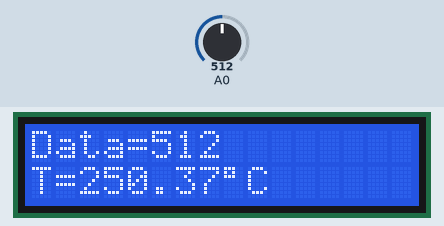
Simulated run of this sketch. Board: Arduino Uno, built with avr-gcc and run on an emulated ATmega328P. Parts: 16×2 character LCD. The inputs (shaded band) are chosen by the test bench; at power-on: A0 = 512.

Above: at 1.2 s.
1.3 s: A0 set to 212
At 2.0 s:
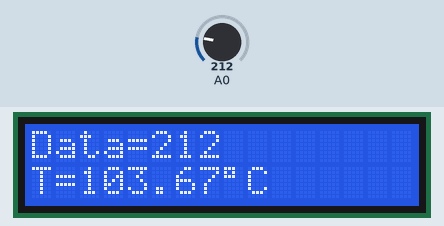
2.8 s: A0 set to 186
At 3.7 s:
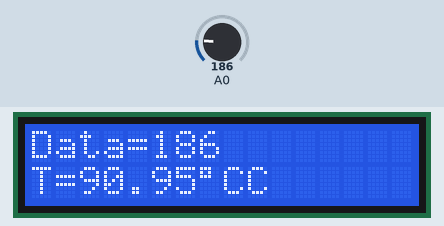
4.3 s: A0 set to 23
At 5.3 s:
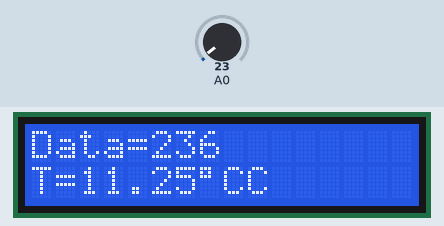
5.8 s: A0 set to 18
At 6.7 s:
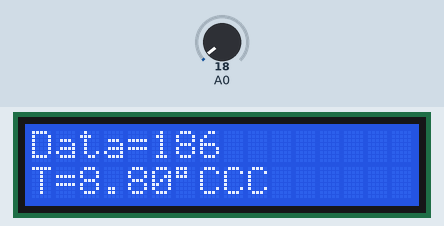
Timing chart, 0 to 8.3 s (numbered marks = the images above; inputs shaded):
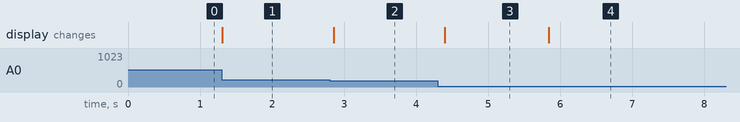

The sketch:

TERMOMETER.ino
```cpp
#include <LiquidCrystal.h>

int dataADC;
float T;
LiquidCrystal lcd(13, 12, 11, 10, 9, 8);

void setup() {
lcd.begin(16, 2);
}

void loop() {
  // put your main code here, to run repeatedly:
dataADC = analogRead(A0);

T = dataADC * 0.489;

lcd.setCursor(0,0); lcd.print("Data="); lcd.print(dataADC);
lcd.setCursor(0,1); lcd.print("T="); lcd.print(T);
lcd.write(0XDF); lcd.write('C');
delay(100);
}
```

Measured:
- the behaviour switches between 205 and 204 on A0 (found by bisection; images 1 and 2)
- the behaviour switches between 21 and 20 on A0 (found by bisection; images 3 and 4)
- after the input at 1.3 s, the display: changes at once (image 1)
- after the input at 2.8 s, the display: changes after 0.05 s (image 2)
- after the input at 4.3 s, the display: changes after 0.10 s (image 3)
- after the input at 5.8 s, the display: changes at once (image 4)
